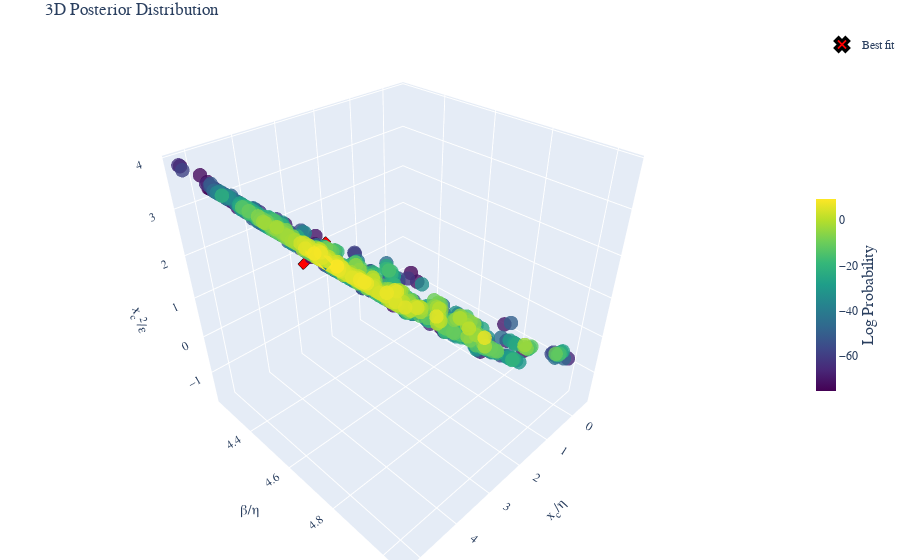

Here is the notebook cell this chart was saved with:
### Code cell
post.bins =None
fig =post.plot_posterior3D_interactive([0,1,2],labels=["$x_c/\\eta$","$\\beta/\\eta$","$x_c^2/\\epsilon$","$x_c$","ExtH"], truths=np.log(best_theta_trans),truth_label="Best fit" )
# Save the figure using matplotlib's savefig instead of plotly's write_image
fig.show()
# Save the figure as HTML
html_file_name=file.replace('_post.csv','_3D')
html_path = os.path.join(Products_folder, 'html_3d_plots', f'{html_file_name}.html')
# Create directory if it doesn't exist
os.makedirs(os.path.dirname(html_path), exist_ok=True)
fig.write_html(html_path)

### Figure 1 — Plotly figure (JSON) as saved in the notebook; plotly's stock layout.template omitted (floating-point values rounded to 4 significant figures; data arrays with more than 128 entries replaced by an {"elided": "..."} marker saying what was removed)
{"data": [{"marker": {"color": {"elided": "1252 float values"}, "colorbar": {"len": 0.4, "thickness": 20, "title": {"font": {"size": 16}, "side": "right", "text": "Log Probability"}, "x": 1.0, "y": 0.5}, "colorscale": [[0.0, "#440154"], [0.1111, "#482878"], [0.2222, "#3e4989"], [0.3333, "#31688e"], [0.4444, "#26828e"], [0.5556, "#1f9e89"], [0.6667, "#35b779"], [0.7778, "#6ece58"], [0.8889, "#b5de2b"], [1.0, "#fde725"]], "opacity": 0.8, "size": 5}, "mode": "markers", "name": "Posterior", "scene": "scene", "showlegend": false, "type": "scatter3d", "x": {"elided": "1252 float values"}, "y": {"elided": "1252 float values"}, "z": {"elided": "1252 float values"}}, {"marker": {"color": "red", "line": {"color": "black", "width": 3}, "size": 12, "symbol": "x"}, "mode": "markers", "name": "Best fit", "scene": "scene", "showlegend": true, "type": "scatter3d", "x": [3.735], "y": [4.489], "z": [2.162]}], "layout": {"font": {"family": "Computer Modern"}, "margin": {"b": 0, "l": 0, "r": 0, "t": 30}, "scene": {"aspectmode": "cube", "xaxis": {"exponentformat": "e", "showexponent": "all", "title": {"font": {"size": 14}, "text": "x<sub>c</sub>/η"}}, "yaxis": {"exponentformat": "e", "showexponent": "all", "title": {"font": {"size": 14}, "text": "β/η"}}, "zaxis": {"exponentformat": "e", "showexponent": "all", "title": {"font": {"size": 14}, "text": "x<sub>c</sub><sup>2</sup>/ε"}}}, "title": {"text": "3D Posterior Distribution"}}}
